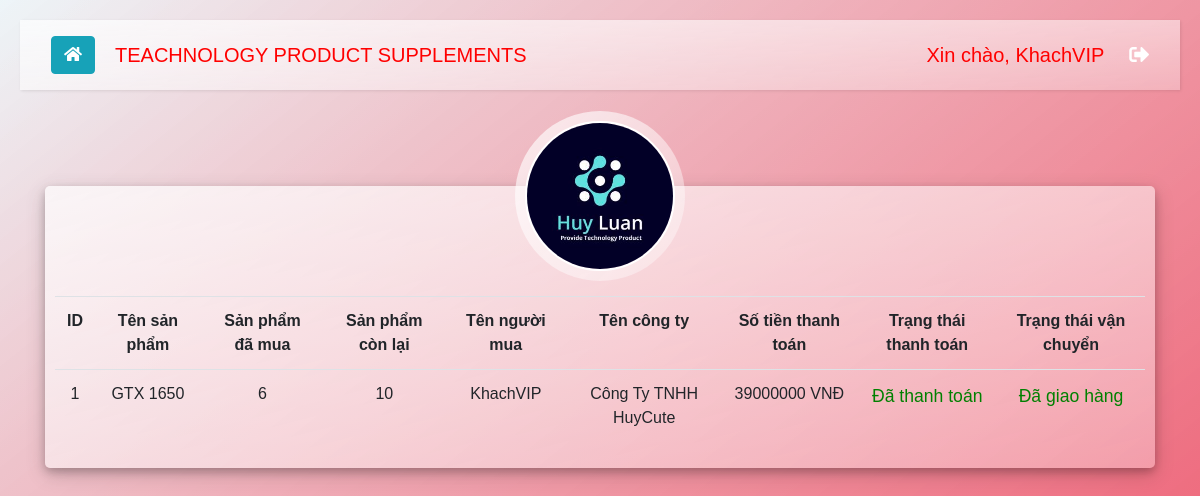
Screenshot of /History.php (signed in) with the database file from the repository.
### tables this page shows
CREATE TABLE `purchase` (
  `id` int(11) NOT NULL,
  `product_id` int(11) NOT NULL,
  `product_buy` int(11) NOT NULL,
  `users_id` int(11) NOT NULL,
  `full_name` varchar(255) NOT NULL,
  `company` varchar(255) NOT NULL,
  `bank_name` varchar(255) NOT NULL,
  `bank_id` varchar(255) NOT NULL,
  `momo` varchar(255) NOT NULL,
  `status` varchar(255) NOT NULL,
  `delivery` varchar(255) NOT NULL
);

CREATE TABLE `product` (
  `id` int(11) NOT NULL,
  `product_name` varchar(255) NOT NULL,
  `product_code` varchar(255) NOT NULL,
  `product_count` varchar(255) NOT NULL,
  `product_price` varchar(255) NOT NULL,
  `product_image` varchar(255) NOT NULL,
  `product_description` varchar(255) NOT NULL
);

### History.php (the view, shortened to what this page needs)
<?php
include 'Config.php';
$id_user = $_SESSION["user_id"];
?>
<!DOCTYPE html>
<html lang="en">
<head>
    <link rel="stylesheet" href="style.css?v=<?php echo time(); ?>">
    <link href="//maxcdn.bootstrapcdn.com/bootstrap/4.1.1/css/bootstrap.min.css" rel="stylesheet" id="bootstrap-css">
	<link rel="stylesheet" href="https://stackpath.bootstrapcdn.com/bootstrap/4.1.3/css/bootstrap.min.css">
	<link rel="stylesheet" href="https://use.fontawesome.com/releases/v5.6.1/css/all.css">
</head>
<body>
	<div id="content">
	   <nav class="navbar navbar-expand-lg py-3">
		 <div class="container-fluid">
		   <a href='welcome.php' type="submit" id="sidebarCollapse" class="btn btn-info" name='home'>
		   <i class="fas fa-home"></i>
		   </a>
		   <span class='name_leftcornor'>TEACHNOLOGY PRODUCT SUPPLEMENTS</span>
		   <div class="collapse navbar-collapse " id="navbarSupportedContent">
			 <ul class="nav navbar-nav ml-auto" >
			   <li class="nav-item" style="margin-right: 25px">
				   <?php
				   echo "<span class='name_rightcornor'>"."Xin chào, ". $_SESSION["name"]."</span>";
				   ?>
			   </li>
			   <li class="nav-item" >
				<a class="log_out" href="logout.php"><i class="fas fa-sign-out-alt"></i></a>
			   </li>
			 </ul>
		   </div>
		 </div>
		 </nav>
<div class="container h-100 mt-5">
		<div class="d-flex justify-content-center mt-5">
			<div class="user_card_displaytable mt-5">
				<div class="d-flex justify-content-center">
					<div class="brand_logo_container">
						<img src="images/SupplementLogo.jpg" class="brand_logo" alt="Logo">
					</div>
				</div>
				<div class="d-flex justify-content-center form_container">
					<table class="table">
						<tr>
							<th>ID</th>
							<th>Tên sản phẩm</th>
							<th>Sản phẩm đã mua</th>
							<th>Sản phẩm còn lại</th>
							<th>Tên người mua</th>
							<th>Tên công ty</th>
							<th>Số tiền thanh toán</th>
							<th>Trạng thái thanh toán</th>
							<th>Trạng thái vận chuyển</th>
						</tr>
						<?php
							$sql = "SELECT * FROM purchase WHERE users_id = '$id_user'";
							$result = $conn->query($sql);
							$i = 0;
							while ($row = $result->fetch_assoc()){
								$product_id = $row['product_id'];
								$i = $i +1;
						?>
						<tr>
							<td><?php echo $i ?></td>
							<td>
								<?php
								  $sql4 = mysqli_query($conn, "SELECT * FROM product WHERE id = '$product_id'");
								  $row4 = mysqli_fetch_assoc($sql4);
									echo $row4['product_name']
								  ?>
							</td>
							<td><?php echo $row['product_buy'] ?></td>
							<td>
								<?php
									echo $row4['product_count']
								?>
							</td>
							<td><?php echo $row['full_name'] ?></td>
							<td><?php echo $row['company'] ?></td>
							<td><?php echo $row['product_buy'] * $row4['product_price']." VNĐ" ?></td>
							<td><?php if ($row['status'] == 'Chưa thanh toán') {echo "<p style='color: red;'>Chưa thanh toán</p>";}
								else if ($row['status'] == 'Đã thanh toán') {echo "<p style='color: green;'>Đã thanh toán</p>";} ?></td>
							<td><?php if ($row['delivery'] == 'Chưa giao hàng') {echo "<p style='color: red;'>Chưa giao hàng</p>";}
								else if ($row['delivery'] == 'Đang giao hàng') {echo "<p style='color: orange;'>Đang giao hàng</p>";}
								else if ($row['delivery'] == 'Đã giao hàng') {echo "<p style='color: green;'>Đã giao hàng</p>";} ?></td>
						</tr>
						<?php
							}
						?>
					</table>
				</div>
			</div>
		</div>
	</div>
</body>
</html>

### style.css (style rules this page uses)
* { margin: 0; padding: 0; font-family: "Poppins", sans-serif; }
table { width: max-content; page-break-before: always; }
tr { page-break-inside: avoid; page-break-after: auto; }
nav { display: flex; padding: 2% 6%; justify-content: space-between; align-items: center; }
.name_rightcornor { float: left; margin: auto; font-size: 20px; color: #fff; }
.name_leftcornor { float: left; margin-left: 20px; font-size: 20px; color: rgb(255, 0, 0); }
.log_out { color: #fff; float: right; margin: auto; font-size: 20px; background-color: transparent; text-decoration: underline; }
body, html { margin: 0; padding: 0; height: 100%; background: linear-gradient( to right bottom, rgba(176, 209, 225, 0.7), rgb(228, 84, 86) ); background-size: cover; background-attachment: fixed; }
tr, th, td { text-align: center; }
.user_card_displaytable { height: max-content; width: max-content; margin-top: auto; margin-bottom: auto; background: linear-gradient( to right bottom, rgba(255, 255, 255, 0.7), rgba(255, 255, 255, 0.3) ); position: relative; display: flex; justify-content: center; flex-direction: column; padding: 10px; box-shadow: 0 4px 8px 0 rgba(0, 0, 0, 0.2), 0 6px 20px 0 rgba(0, 0, 0, 0.19); -webkit-box-shadow: 0 4px 8px 0 rgba(0, 0, 0, 0.2), 0 6px 20px 0 rgba(0, 0, 0, 0.19); -moz-box-shadow: 0 4px 8px 0 rgba(0, 0, 0, 0.2), 0 6px 20px 0 rgba(0, 0, 0, 0.19); border-radius: 5px; }
.brand_logo_container { position: absolute; height: 170px; width: 170px; top: -75px; border-radius: 50%; background: linear-gradient( to right bottom, rgba(255, 255, 255, 0.7), rgba(255, 255, 255, 0.3) ); padding: 10px; text-align: center; }
.brand_logo { height: 150px; width: 150px; border-radius: 50%; border: 2px solid white; }
.form_container { margin-top: 100px; }
p { font-family: "Poppins", sans-serif; font-size: 1.1em; font-weight: 300; line-height: 1.7em; color: #999; }
a, a:hover, a:focus { color: inherit; text-decoration: none; transition: all 0.3s; }
.navbar { background: linear-gradient( to right bottom, rgba(255, 255, 255, 0.7), rgba(255, 255, 255, 0.3) ); padding: 50px 50px; border: none; border-radius: 0; margin-bottom: 40px; box-shadow: 1px 1px 3px rgba(0, 0, 0, 0.1); }
#content { width: 100%; padding: 20px; min-height: 120vh; transition: all 0.3s; background: linear-gradient( to right bottom, rgba(253, 254, 254, 0.7), rgb(236, 76, 100) ); }
.name_rightcornor { color: #ff0000; }

### rows the page displays
purchase: product.product_name "GTX 1650", product_buy "6", product.product_count "10", full_name "KhachVIP", company "Công Ty TNHH HuyCute", $row['product_buy']*$row4['product_price'] "39000000", status "Đã thanh toán", delivery "Đã giao hàng"

### other values shown
$_SESSION["name"] "KhachVIP"
